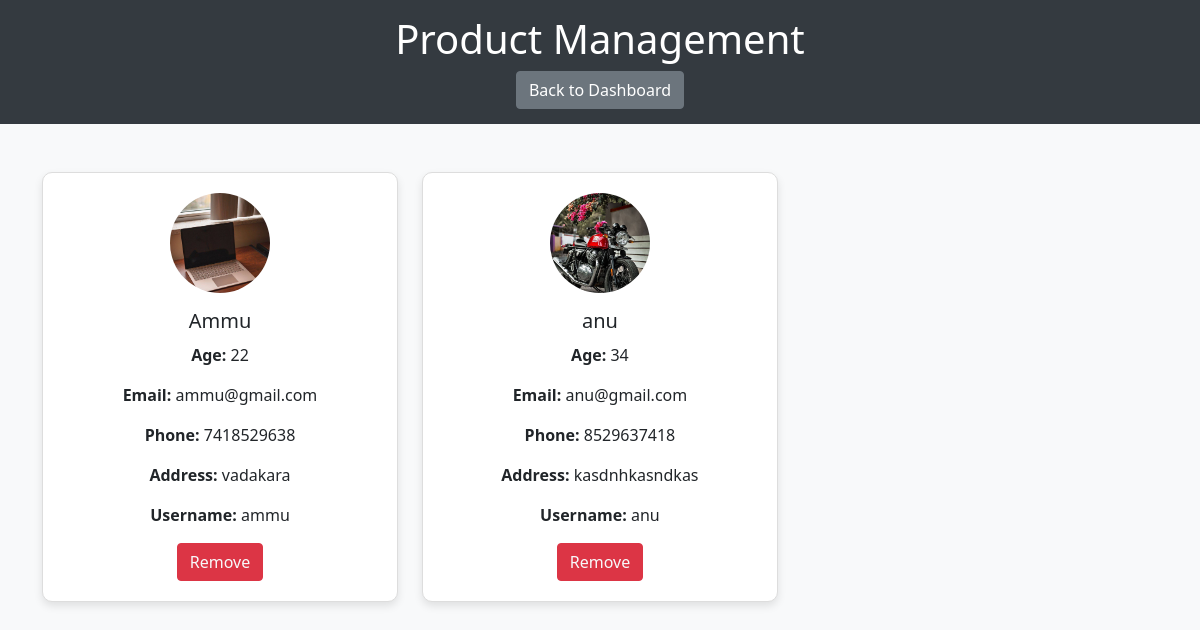
The app's page /viewusers, older data.
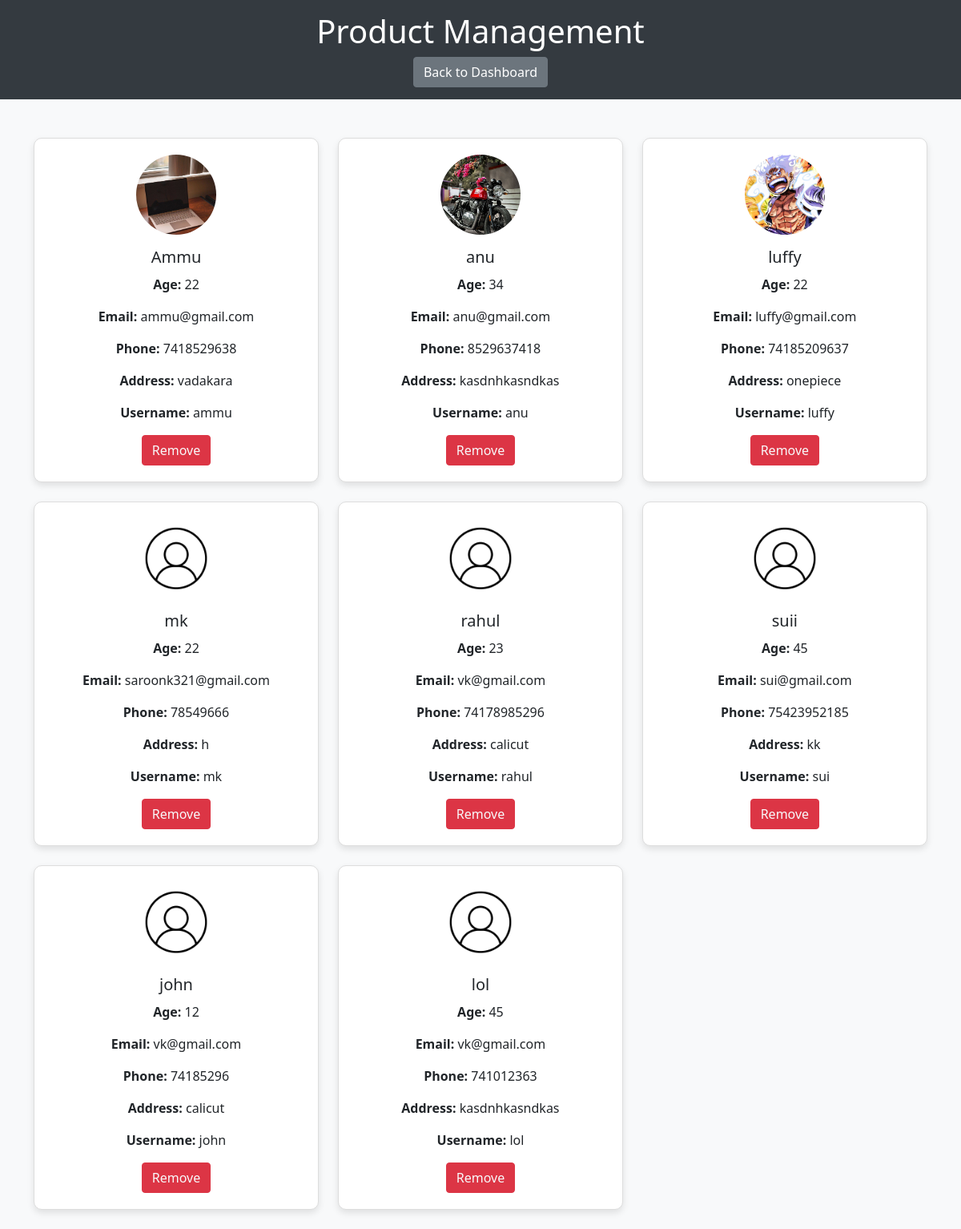
The same page, newer data.
### rentapp/models.py (models this page shows)
class USERSDETAILS(models.Model):
    user_id=models.ForeignKey(User,on_delete=models.CASCADE)
    profile_image=models.ImageField(upload_to='images/', blank=True, null=True)
    Age=models.IntegerField()
    phone=models.BigIntegerField()
    Address=models.CharField(max_length=300)

class User(AbstractUser):
    usertype=models.CharField(max_length=200)

### rentapp/views.py (the view)
# urls.py: path('viewusers',views.viewusers,name='viewusers'),
def viewusers(request):
    x=USERSDETAILS.objects.all()
    return render(request,'viewusers.html',{'x1':x})

### rentapp/templates/viewusers.html (shortened to what this page needs)
{% load static %}
<!DOCTYPE html>
<html lang="en">
<head>
    <link href="https://cdn.jsdelivr.net/npm/bootstrap@5.0.2/dist/css/bootstrap.min.css" rel="stylesheet">
    <link rel="stylesheet" href="{% static 'css/Viewusers.css' %}">
</head>
<body>
    <div class="header">
        <h1 >Product Management</h1>
        <a href="/adminhome" class="btn btn-secondary back-btn">Back to Dashboard</a>
    </div>
    <div class="container mt-5">
        <div class="row">
            {% for i in x1 %}
            <div class="col-sm-4 col-md-4 mb-4">
                <div class="card">
                    <div class="card-body text-center">
                        {% if i.profile_image %}
                            <img src="{{ i.profile_image.url }}" alt="Profile Image" class="profile-img mb-3">
                        {% else %}
                            <img src="{% static 'images/user-profile.jpg' %}" alt="Default Profile Image" class="profile-img mb-3">
                        {% endif %}
                        <h5 class="card-title">{{ i.user_id.first_name }} {{ i.last_name }}</h5>
                        <div class="details">
                            <p><strong>Age:</strong> {{ i.Age }}</p>
                            <p><strong>Email:</strong> {{ i.user_id.email }}</p>
                            <p><strong>Phone:</strong> {{ i.phone }}</p>
                            <p><strong>Address:</strong> {{ i.Address }}</p>
                            <p><strong>Username:</strong> {{ i.user_id.username }}</p>
                        </div>
                        <button class="btn btn-danger"><a href="/removeuser/{{i.id}} " class="text-light text-decoration-none">Remove</a></button>
                    </div>
                </div>
            </div>
            {% endfor %}
        </div>
    </div>
</body>
</html>

### rentapp/static/css/Viewusers.css (style rules this page uses)
body { background-color: #f8f9fa; }
.header { background-color: #343a40; color: white; padding: 15px; text-align: center; margin-bottom: 20px; }
.card { border: 1px solid #ddd; border-radius: 10px; box-shadow: 0 4px 8px rgba(0, 0, 0, 0.1); }
.profile-img { width: 100px; height: 100px; object-fit: cover; border-radius: 50%; }
.card-body { padding: 20px; }
.details { margin-top: 10px; }
@media (min-width: 768px) { .col-md-4 { max-width: 33.33%; } }

Row changes from the older to the newer data that the page shows:
added USERSDETAILS: profile_image (picture), user_id.first_name "luffy", Age "22", user_id.email "luffy@gmail.com", phone "74185209637", Address "onepiece", user_id.username "luffy"
added USERSDETAILS: user_id.first_name "mk", Age "22", user_id.email "saroonk321@gmail.com", phone "78549666", Address "h", user_id.username "mk"
added USERSDETAILS: user_id.first_name "rahul", Age "23", user_id.email "vk@gmail.com", phone "74178985296", Address "calicut", user_id.username "rahul"
added USERSDETAILS: user_id.first_name "suii", Age "45", user_id.email "sui@gmail.com", phone "75423952185", Address "kk", user_id.username "sui"
added USERSDETAILS: user_id.first_name "john", Age "12", user_id.email "vk@gmail.com", phone "74185296", Address "calicut", user_id.username "john"
added USERSDETAILS: user_id.first_name "lol", Age "45", user_id.email "vk@gmail.com", phone "741012363", Address "kasdnhkasndkas", user_id.username "lol"
